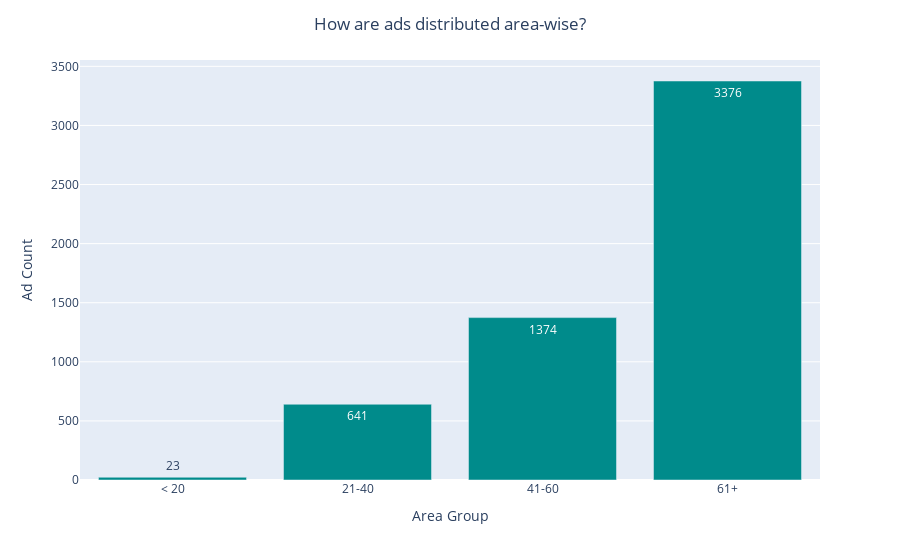

Notebook source saved alongside this figure:
### Code cell
fig_area_group = px.bar(df_area_group, x='area_group', y='count', orientation='v', hover_data='price_per_area')
# fig_area_group = px.bar(df_area_group, x='area_group', y='price_per_area', orientation='v', hover_data='count')

fig_area_group.update_traces(marker_color='darkcyan')
fig_area_group.update_traces(text=df_area_group['count'], textposition='auto')
fig_area_group.update_layout(
    xaxis_title='Area Group',
    yaxis_title='Ad Count',
    title='How are ads distributed area-wise?',
    title_x=0.5
)

fig_area_group.show()

### Figure 1 — Plotly figure (JSON) as saved in the notebook; plotly's stock layout.template omitted (floating-point values rounded to 4 significant figures)
{"data": [{"alignmentgroup": "True", "customdata": [[17.01], [12.55], [10.53], [9.573]], "hovertemplate": "area_group=%{x}<br>count=%{y}<br>price_per_area=%{customdata[0]}<extra></extra>", "legendgroup": "", "marker": {"color": "darkcyan", "pattern": {"shape": ""}}, "name": "", "offsetgroup": "", "orientation": "v", "showlegend": false, "text": [23, 641, 1374, 3376], "textposition": "auto", "type": "bar", "x": ["< 20", "21-40", "41-60", "61+"], "xaxis": "x", "y": [23, 641, 1374, 3376], "yaxis": "y"}], "layout": {"barmode": "relative", "legend": {"tracegroupgap": 0}, "margin": {"t": 60}, "title": {"text": "How are ads distributed area-wise?", "x": 0.5}, "xaxis": {"anchor": "y", "domain": [0, 1], "title": {"text": "Area Group"}}, "yaxis": {"anchor": "x", "domain": [0, 1], "title": {"text": "Ad Count"}}}}
